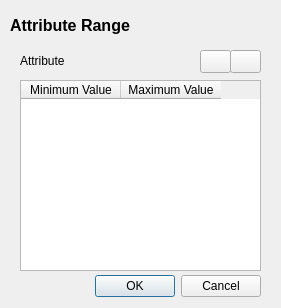
<?xml version="1.0" encoding="UTF-8"?>
<ui version="4.0">
 <class>attrRangesDialog</class>
 <widget class="QDialog" name="attrRangesDialog">
  <property name="geometry">
   <rect>
    <x>0</x>
    <y>0</y>
    <width>281</width>
    <height>308</height>
   </rect>
  </property>
  <property name="windowTitle">
   <string>Dialog</string>
  </property>
  <widget class="QDialogButtonBox" name="buttons">
   <property name="geometry">
    <rect>
     <x>90</x>
     <y>270</y>
     <width>171</width>
     <height>32</height>
    </rect>
   </property>
   <property name="orientation">
    <enum>Qt::Horizontal</enum>
   </property>
   <property name="standardButtons">
    <set>QDialogButtonBox::Cancel|QDialogButtonBox::Ok</set>
   </property>
  </widget>
  <widget class="QLabel" name="lb_title">
   <property name="geometry">
    <rect>
     <x>10</x>
     <y>10</y>
     <width>341</width>
     <height>31</height>
    </rect>
   </property>
   <property name="font">
    <font>
     <pointsize>12</pointsize>
     <weight>75</weight>
     <bold>true</bold>
    </font>
   </property>
   <property name="text">
    <string>Attribute Range</string>
   </property>
  </widget>
  <widget class="QLabel" name="lb_attribute">
   <property name="geometry">
    <rect>
     <x>20</x>
     <y>50</y>
     <width>291</width>
     <height>21</height>
    </rect>
   </property>
   <property name="text">
    <string>Attribute</string>
   </property>
  </widget>
  <widget class="QPushButton" name="btn_add">
   <property name="geometry">
    <rect>
     <x>200</x>
     <y>50</y>
     <width>31</width>
     <height>23</height>
    </rect>
   </property>
   <property name="text">
    <string/>
   </property>
   <property name="icon">
    <iconset resource="resources/SIDDResource.qrc">
     <normaloff>:/imgs/icons/add.png</normaloff>:/imgs/icons/add.png</iconset>
   </property>
  </widget>
  <widget class="QTableWidget" name="table_ranges">
   <property name="geometry">
    <rect>
     <x>20</x>
     <y>80</y>
     <width>241</width>
     <height>191</height>
    </rect>
   </property>
   <column>
    <property name="text">
     <string>Minimum Value</string>
    </property>
   </column>
   <column>
    <property name="text">
     <string>Maximum Value</string>
    </property>
   </column>
  </widget>
  <widget class="QPushButton" name="btn_delete">
   <property name="geometry">
    <rect>
     <x>230</x>
     <y>50</y>
     <width>31</width>
     <height>23</height>
    </rect>
   </property>
   <property name="text">
    <string/>
   </property>
   <property name="icon">
    <iconset resource="resources/SIDDResource.qrc">
     <normaloff>:/imgs/icons/minus.png</normaloff>:/imgs/icons/minus.png</iconset>
   </property>
  </widget>
 </widget>
 <resources>
  <include location="resources/SIDDResource.qrc"/>
 </resources>
 <connections/>
</ui>
